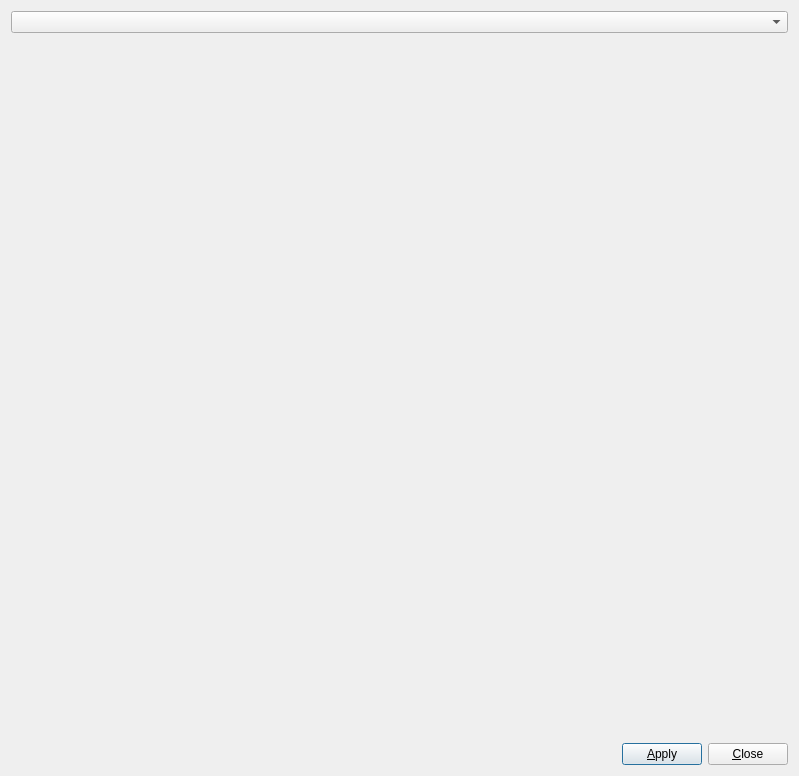
<?xml version="1.0" encoding="UTF-8"?>
<ui version="4.0">
 <class>RoiDraw</class>
 <widget class="QDialog" name="RoiDraw">
  <property name="geometry">
   <rect>
    <x>0</x>
    <y>0</y>
    <width>799</width>
    <height>776</height>
   </rect>
  </property>
  <property name="windowTitle">
   <string>Draw region of interest</string>
  </property>
  <layout class="QVBoxLayout" name="verticalLayout">
   <item>
    <widget class="QComboBox" name="sliceComboBox"/>
   </item>
   <item>
    <widget class="QVTKWidget" name="vtkWidget" native="true">
     <property name="sizePolicy">
      <sizepolicy hsizetype="Preferred" vsizetype="Expanding">
       <horstretch>0</horstretch>
       <verstretch>0</verstretch>
      </sizepolicy>
     </property>
    </widget>
   </item>
   <item>
    <layout class="QHBoxLayout" name="horizontalLayout">
     <item>
      <spacer name="horizontalSpacer">
       <property name="orientation">
        <enum>Qt::Horizontal</enum>
       </property>
       <property name="sizeHint" stdset="0">
        <size>
         <width>40</width>
         <height>20</height>
        </size>
       </property>
      </spacer>
     </item>
     <item>
      <widget class="QPushButton" name="applyButton">
       <property name="text">
        <string>&amp;Apply</string>
       </property>
      </widget>
     </item>
     <item>
      <widget class="QPushButton" name="closeButton">
       <property name="text">
        <string>&amp;Close</string>
       </property>
      </widget>
     </item>
    </layout>
   </item>
  </layout>
 </widget>
 <customwidgets>
  <customwidget>
   <class>QVTKWidget</class>
   <extends>QWidget</extends>
   <header>QVTKWidget.h</header>
   <container>1</container>
  </customwidget>
 </customwidgets>
 <resources/>
 <connections/>
</ui>
